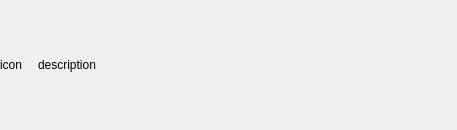
<?xml version="1.0" encoding="UTF-8"?>
<ui version="4.0">
 <class>InfoWidget</class>
 <widget class="QWidget" name="InfoWidget">
  <property name="geometry">
   <rect>
    <x>0</x>
    <y>0</y>
    <width>457</width>
    <height>130</height>
   </rect>
  </property>
  <layout class="QGridLayout" name="gridLayout">
   <property name="margin">
    <number>0</number>
   </property>
   <item row="0" column="0">
    <layout class="QVBoxLayout" name="verticalLayout">
     <item>
      <spacer name="verticalSpacer_2">
       <property name="orientation">
        <enum>Qt::Vertical</enum>
       </property>
       <property name="sizeHint" stdset="0">
        <size>
         <width>20</width>
         <height>40</height>
        </size>
       </property>
      </spacer>
     </item>
     <item>
      <widget class="QLabel" name="iconL">
       <property name="text">
        <string notr="true">icon</string>
       </property>
      </widget>
     </item>
     <item>
      <spacer name="verticalSpacer">
       <property name="orientation">
        <enum>Qt::Vertical</enum>
       </property>
       <property name="sizeHint" stdset="0">
        <size>
         <width>20</width>
         <height>40</height>
        </size>
       </property>
      </spacer>
     </item>
    </layout>
   </item>
   <item row="0" column="1">
    <layout class="QVBoxLayout" name="descriptionLayout">
     <item>
      <widget class="QLabel" name="descriptionL">
       <property name="sizePolicy">
        <sizepolicy hsizetype="Expanding" vsizetype="Expanding">
         <horstretch>0</horstretch>
         <verstretch>0</verstretch>
        </sizepolicy>
       </property>
       <property name="text">
        <string notr="true">description</string>
       </property>
       <property name="wordWrap">
        <bool>true</bool>
       </property>
       <property name="margin">
        <number>5</number>
       </property>
       <property name="indent">
        <number>10</number>
       </property>
      </widget>
     </item>
    </layout>
   </item>
  </layout>
 </widget>
 <resources/>
 <connections/>
</ui>
